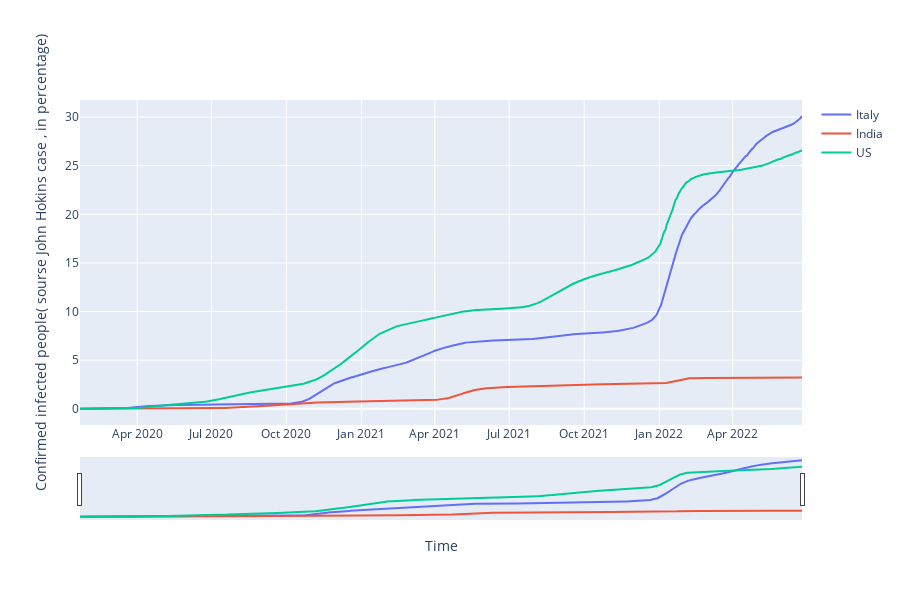

Write notebook code for a chart like this one.
### Code cell
fig1= go.Figure()
for each in Country_list:
    fig1.add_trace(go.Scatter(x= df_plot.date, y= df_plot[each], mode= "lines", name = each))



fig1.update_layout(width =900, height = 600 ,xaxis_title = "Time", yaxis_title= "Confirmed infected people( sourse John Hokins case , in percentage)", )
fig1.update_xaxes(rangeslider_visible=True)
fig1.show()
img_path1= os.path.join(script_path, r"..\reports\figures\Confirmed infected people.png")
fig1.write_image(img_path1 ,engine="orca")

### Figure 1 — Plotly figure (JSON) as saved in the notebook; plotly's stock layout.template omitted (floating-point values rounded to 4 significant figures; data arrays with more than 128 entries replaced by an {"elided": "..."} marker saying what was removed)
{"data": [{"mode": "lines", "name": "Italy", "type": "scatter", "x": {"elided": "886 str values"}, "y": {"elided": "886 float values"}}, {"mode": "lines", "name": "India", "type": "scatter", "x": {"elided": "886 str values"}, "y": {"elided": "886 float values"}}, {"mode": "lines", "name": "US", "type": "scatter", "x": {"elided": "886 str values"}, "y": {"elided": "886 float values"}}], "layout": {"height": 600, "width": 900, "xaxis": {"rangeslider": {"visible": true}, "title": {"text": "Time"}}, "yaxis": {"title": {"text": "Confirmed infected people( sourse John Hokins case , in percentage)"}}}}
